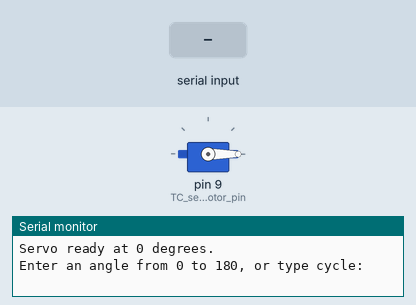
Simulated run of this sketch. Board: Arduino Uno, built with avr-gcc and run on an emulated ATmega328P. On the bench: servo, the last lines printed to the serial monitor. The test bench sets the inputs (shaded band).

Above: at 1.2 s.
1.3 s: "cycle\n" received over Serial
At 1.76 s:
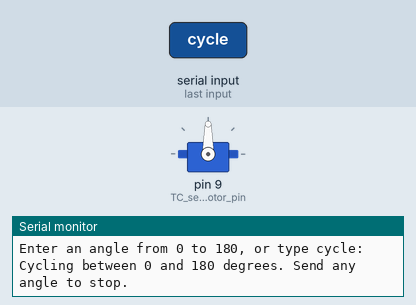
4.3 s: "90,45\n" received over Serial
5.8 s: "30,150\n" received over Serial
At 6.8 s:
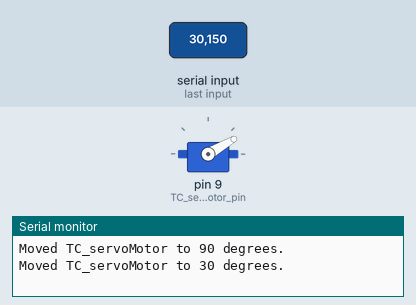
7.3 s: "200\n" received over Serial
At 7.9 s:
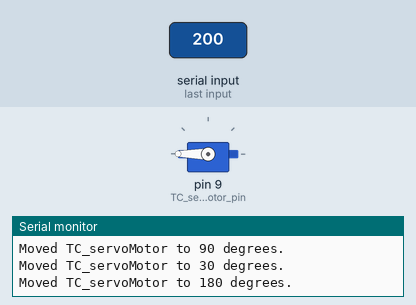
8.8 s: "90\n" received over Serial
At 10.0 s:
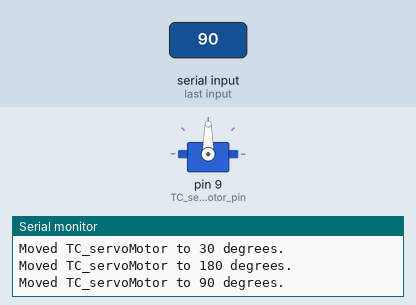
10.3 s: "cycle\n" received over Serial
At 10.46 s:
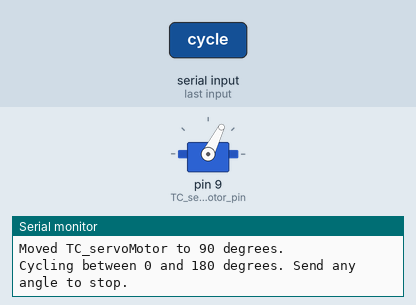
Timing chart, 0 to 14.3 s (numbered marks = the images above; inputs shaded):
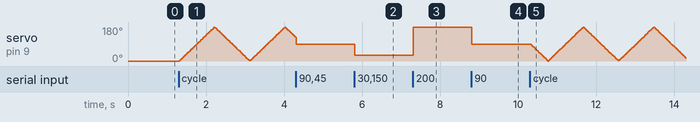

The sketch:

Trash_Conveyor-Test-Servo.ino
```cpp
// (licence header left out)
#include <Servo.h>

const int TC_servoMotor_pin = 9;
const unsigned long CYCLE_INTERVAL_MS = 5;

Servo TC_servoMotor;
String command = "";
bool cycling = false;
int currentAngle = 0;
int cycleDirection = 1;
unsigned long lastCycleMove = 0;

void setup() {
  Serial.begin(9600);

  TC_servoMotor.attach(TC_servoMotor_pin);
  TC_servoMotor.write(currentAngle);

  Serial.println("Servo ready at 0 degrees.");
  Serial.println("Enter an angle from 0 to 180, or type cycle:");
}

void loop() {
  readSerialCommand();
  updateCycle();
}

void readSerialCommand() {
  while (Serial.available() > 0) {
    char incoming = Serial.read();

    if (incoming == '\n' || incoming == '\r') {
      if (command.length() > 0) {
        handleCommand(command);
        command = "";
      }
    } else {
      command += incoming;
    }
  }
}

void handleCommand(String input) {
  input.trim();
  input.toLowerCase();

  if (input == "cycle") {
    cycling = true;
    lastCycleMove = millis();
    Serial.println("Cycling between 0 and 180 degrees. Send any angle to stop.");
    return;
  }

  int angle = constrain(input.toInt(), 0, 180);
  cycling = false;
  currentAngle = angle;
  TC_servoMotor.write(currentAngle);

  Serial.print("Moved TC_servoMotor to ");
  Serial.print(currentAngle);
  Serial.println(" degrees.");
}

void updateCycle() {
  if (!cycling || millis() - lastCycleMove < CYCLE_INTERVAL_MS) {
    return;
  }

  lastCycleMove = millis();
  currentAngle += cycleDirection;

  if (currentAngle >= 180) {
    currentAngle = 180;
    cycleDirection = -1;
  } else if (currentAngle <= 0) {
    currentAngle = 0;
    cycleDirection = 1;
  }

  TC_servoMotor.write(currentAngle);
}
```

Measured:
- after the input at 5.8 s, servo on pin 9 (TC_servoMotor_pin): 90° → 30° at once
- after the input at 7.3 s, servo on pin 9 (TC_servoMotor_pin): 30° → 180° at once
- after the input at 8.8 s, servo on pin 9 (TC_servoMotor_pin): 180° → 90° at once
